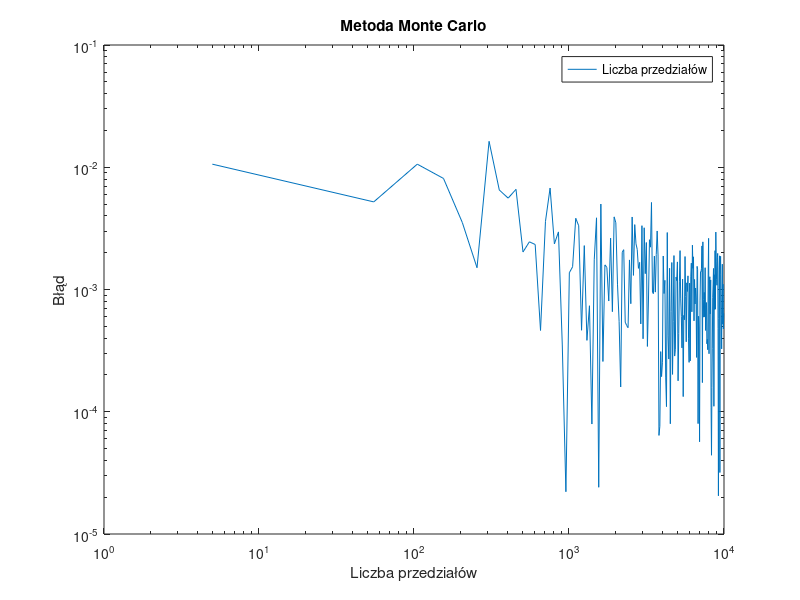

Write the MATLAB code that produced this figure.
function [ft_5, yrmax, Nt, xr, yr, integration_error] = monte_carlo_accuracy_evaluation()
    % Numeryczne całkowanie metodą Monte Carlo.
    %
    % ft_5 - gęstość funkcji prawdopodobieństwa dla n=5
    %
    % yrmax - maksymalna dopuszczalna wartość współrzędnej y losowanych punktów
    %
    % Nt - wektor wierszowy zawierający liczby losowań, dla których obliczano
    %     wektor błędów całkowania integration_error.
    %
    % [xr, yr] - tablice komórkowe zawierające informacje o wylosowanych punktach.
    %     Tablice te mają rozmiar [1, length(Nt)]. W komórkach xr{1,i} oraz yr{1,i}
    %     zawarte są współrzędne x oraz y wszystkich punktów zastosowanych
    %     do obliczenia całki przy losowaniu Nt(1,i) punktów.
    %
    % integration_error - wektor wierszowy. Każdy element integration_error(1,i)
    %     zawiera błąd całkowania obliczony dla liczby losowań równej Nt(1,i).
    %     Zakładając, że obliczona wartość całki dla Nt(1,i) próbek wynosi
    %     integration_result, błąd jest definiowany jako:
    %     integration_error(1,i) = abs(integration_result - reference_value),
    %     gdzie reference_value to wartość referencyjna całki.

    reference_value = 0.0473612919396179; % wartość referencyjna całki

    ft_5 = failure_density_function(5);
    xrmax = 5;
    yrmax = ft_5 + rand() * ft_5;


    Nt = 5:50:10^4;
    xr = [];
    yr = [];

    for i = 1:length(Nt)
        N = Nt(i);
        x = linspace(0,5,N+1);


        [val, xrand, yrand] = monte_carlo_integral(N, xrmax, yrmax);
        xr{1, i} = xrand;
        yr{1, i} = yrand;
        integration_error(1, i) = abs(val - reference_value);
    end

    loglog(Nt, integration_error);
    xlabel("Liczba przedziałów");
    ylabel("Błąd");
    legend("Liczba przedziałów", "Błąd");
    title("Metoda Monte Carlo");
    saveas(gcf, "zadanie4.png");


end

function [integral_approximation, x, y] = monte_carlo_integral(N, xmax, ymax)
    % Oblicza przybliżoną wartość całki oznaczonej z funkcji gęstości
    % prawdopodobieństwa (failure_density_function) przy użyciu
    % metody Monte Carlo.
    %
    % N – liczba losowanych punktów
    % xmax – koniec przedziału całkowania [0, xmax]
    % ymax – górna granica wartości funkcji w przedziale [0, xmax]
    %        (musi spełniać warunek ymax ≥ max(f(x)))
    % integral_approximation – przybliżona wartość całki

    Nu = 0;
    Nl = 0;
    x = rand(1, N) * xmax;   % x w [0, xmax]
    y = rand(1, N) * ymax;   % y w [0, ymax]

    for i = 1:length(x)
        if y(i) > failure_density_function(x(i))
           Nu = Nu + 1;
        else
            Nl = Nl + 1;
        end
    end

    area = xmax * ymax;


    integral_approximation = (Nl/N)*area;
end


function ft = failure_density_function(t)
   
    ft = exp(1)^((-(t-10)^2)/(2*9))/(3*sqrt(2*pi));
end
